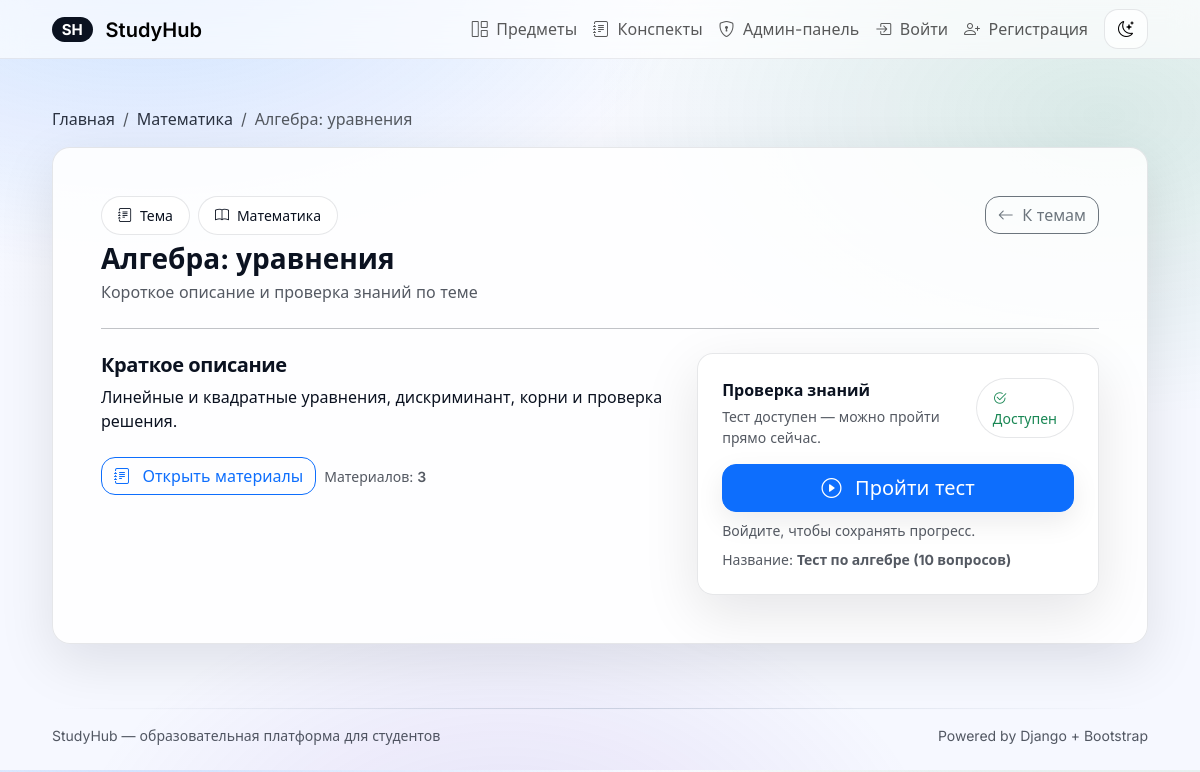
The page /topic/1 on the database its author committed.
### core/models.py (models this page shows, shortened)
class Topic(models.Model):
    subject = models.ForeignKey(Subject, on_delete=models.CASCADE, related_name='topics')
    name = models.CharField(max_length=200)
    description = models.TextField(blank=True)
    class Meta:
        ordering = ['subject__name', 'name']
        verbose_name = 'Тема'
        verbose_name_plural = 'Темы'

class Subject(models.Model):
    name = models.CharField(max_length=200, verbose_name='Название')
    image = models.ImageField(upload_to='subjects/', blank=True, null=True, verbose_name='Изображение')
    description = models.TextField(blank=True, verbose_name='Описание')
    class Meta:
        ordering = ['name']
        verbose_name = 'Предмет'
        verbose_name_plural = 'Предметы'

class Test(models.Model):
    topic = models.ForeignKey(Topic, on_delete=models.CASCADE, related_name='tests')
    title = models.CharField(max_length=200)
    class Meta:
        constraints = [
            models.UniqueConstraint(fields=['topic'], name='unique_test_per_topic'),
        ]
        ordering = ['topic__subject__name', 'topic__name']
        verbose_name = 'Тест'
        verbose_name_plural = 'Тесты'

### core/views.py (the view)
# urls.py: path('topic/<int:id>', views.topic_detail, name='topic_detail'),
def topic_detail(request: HttpRequest, id: int) -> HttpResponse:
    topic = get_object_or_404(Topic, pk=id)
    test = topic.tests.first()
    materials = topic.materials.all().order_by('order', 'id')
    best_percent = None
    if request.user.is_authenticated and test:
        best_percent = (
            TestAttempt.objects.filter(user=request.user, test=test).aggregate(best=Max('percent')).get('best')
        )
    return render(
        request,
        'core/topic_detail.html',
        {
            'topic': topic,
            'test': test,
            'materials': materials,
            'best_percent': best_percent,
        },
    )

### templates/core/topic_detail.html (shortened to what this page needs)
{% extends "base.html" %}
{% block content %}
  <nav aria-label="breadcrumb" class="mb-3">
    <ol class="breadcrumb mb-0">
      <li class="breadcrumb-item"><a href="{% url 'home' %}">Главная</a></li>
      <li class="breadcrumb-item">
        <a href="{% url 'subject_detail' topic.subject.id %}">{{ topic.subject.name }}</a>
      </li>
      <li class="breadcrumb-item active" aria-current="page">{{ topic.name }}</li>
    </ol>
  </nav>
  <div class="sh-glass sh-card p-4 p-lg-5">
      <div class="d-flex flex-wrap justify-content-between align-items-start gap-3">
        <div>
          <div class="d-inline-flex align-items-center gap-2 mb-2">
            <span class="px-3 py-2 sh-chip small"><i class="bi bi-journal-text me-1"></i> Тема</span>
            <span class="px-3 py-2 sh-chip small"><i class="bi bi-book me-1"></i> {{ topic.subject.name }}</span>
          </div>
          <h1 class="h3 fw-bold mb-1">{{ topic.name }}</h1>
          <div class="sh-muted">Короткое описание и проверка знаний по теме</div>
        </div>
        <a class="btn btn-outline-secondary" href="{% url 'subject_detail' topic.subject.id %}">
          <i class="bi bi-arrow-left me-1"></i> К темам
        </a>
      </div>
      <hr class="my-4" />
      <div class="row g-4">
        <div class="col-12 col-lg-7">
          <h2 class="h5 fw-semibold mb-2 sh-section-title">Краткое описание</h2>
          {% if topic.description %}
            <p class="mb-0">{{ topic.description|linebreaksbr }}</p>
          {% else %}
            <p class="mb-0 sh-muted">Описание пока не добавлено.</p>
          {% endif %}
          <div class="mt-4 d-flex flex-wrap gap-2">
            <a class="btn btn-outline-primary" href="{% url 'topic_materials' topic.id %}">
              <i class="bi bi-journal-text me-2"></i> Открыть материалы
            </a>
            <span class="align-self-center small sh-muted">
              Материалов: <span class="fw-semibold sh-kbd">{{ materials|length }}</span>
            </span>
          </div>
        </div>
        <div class="col-12 col-lg-5">
          <div class="p-3 p-lg-4 rounded-4 sh-glass sh-card">
            <div class="d-flex justify-content-between align-items-start gap-3">
              <div>
                <div class="fw-semibold mb-1">Проверка знаний</div>
                {% if test %}
                  <div class="small sh-muted">Тест доступен — можно пройти прямо сейчас.</div>
                {% else %}
                  <div class="small sh-muted">Тест пока не добавлен администратором.</div>
                {% endif %}
              </div>
              {% if test %}
                <span class="px-3 py-2 sh-chip small text-success">
                  <i class="bi bi-check2-circle me-1"></i> Доступен
                </span>
              {% else %}
                <span class="px-3 py-2 sh-chip small">
                  <i class="bi bi-clock me-1"></i> Ожидается
                </span>
              {% endif %}
            </div>
            <div class="mt-3 d-grid gap-2">
              {% if test %}
                <a class="btn btn-primary btn-lg" href="{% url 'test_take' test.id %}">
                  <i class="bi bi-play-circle me-2"></i> Пройти тест
                </a>
                {% if user.is_authenticated and best_percent is not None %}
                  <div class="small sh-muted">
                    Ваш лучший результат: <strong class="sh-kbd">{{ best_percent|floatformat:0 }}%</strong>
                  </div>
                {% elif not user.is_authenticated %}
                  <div class="small sh-muted">
                    Войдите, чтобы сохранять прогресс.
                  </div>
                {% endif %}
                <div class="small sh-muted">
                  Название: <strong>{{ test.title }}</strong>
                </div>
              {% else %}
                <div class="alert alert-warning mb-0 sh-card rounded-4">
                  Тест пока недоступен
                </div>
              {% endif %}
            </div>
          </div>
        </div>
      </div>
  </div>
{% endblock %}

### templates/base.html (style rules this page uses)
:root { --sh-radius: 18px; --sh-radius-sm: 14px; --sh-border: rgba(15, 23, 42, 0.10); --sh-shadow: 0 18px 55px rgba(2, 6, 23, 0.10); --sh-shadow-soft: 0 10px 28px rgba(2, 6, 23, 0.08); --sh-text: #0b1220; --sh-muted: rgba(11, 18, 32, 0.70); --sh-bg: #f6f8ff; --sh-surface: rgba(255, 255, 255, 0.86); --sh-surface-2: rgba(255, 255, 255, 0.72); }
body { font-family: Inter, system-ui, -apple-system, Segoe UI, Roboto, Arial, sans-serif; color: var(--sh-text); background: radial-gradient(920px 520px at 12% -5%, rgba(13, 110, 253, 0.18), transparent 60%), radial-gradient(880px 520px at 92% 15%, rgba(25, 135, 84, 0.14), transparent 58%), radial-gradient(760px 520px at 42% 115%, rgba(111, 66, 193, 0.14), transparent 58%), linear-gradient(180deg, rgba(255, 255, 255, 0.30), transparent 40%), var(--sh-bg); }
.sh-glass { background: var(--sh-surface); border: 1px solid var(--sh-border); box-shadow: var(--sh-shadow); }
.sh-card { border-radius: var(--sh-radius); }
.sh-muted { color: var(--sh-muted); }
.btn { border-radius: 14px; box-shadow: 0 10px 28px rgba(2, 6, 23, 0.08); }
.btn-outline-secondary, .btn-outline-primary { box-shadow: none; }
.sh-kbd { font-variant-numeric: tabular-nums; letter-spacing: -0.01em; }
.sh-section-title { letter-spacing: -0.02em; }
.sh-chip { border: 1px solid var(--sh-border); background: var(--sh-surface-2); border-radius: 999px; }
.breadcrumb a { color: var(--sh-text); text-decoration: none; opacity: 0.85; }

### rows shown on the page
Topic: subject.name "Математика", name "Алгебра: уравнения", description "Линейные и квадратные уравнения, дискриминант, корни и проверка решения."
Test: title "Тест по алгебре (10 вопросов)"

### other values the page prints
{{ materials|length }} "3"
